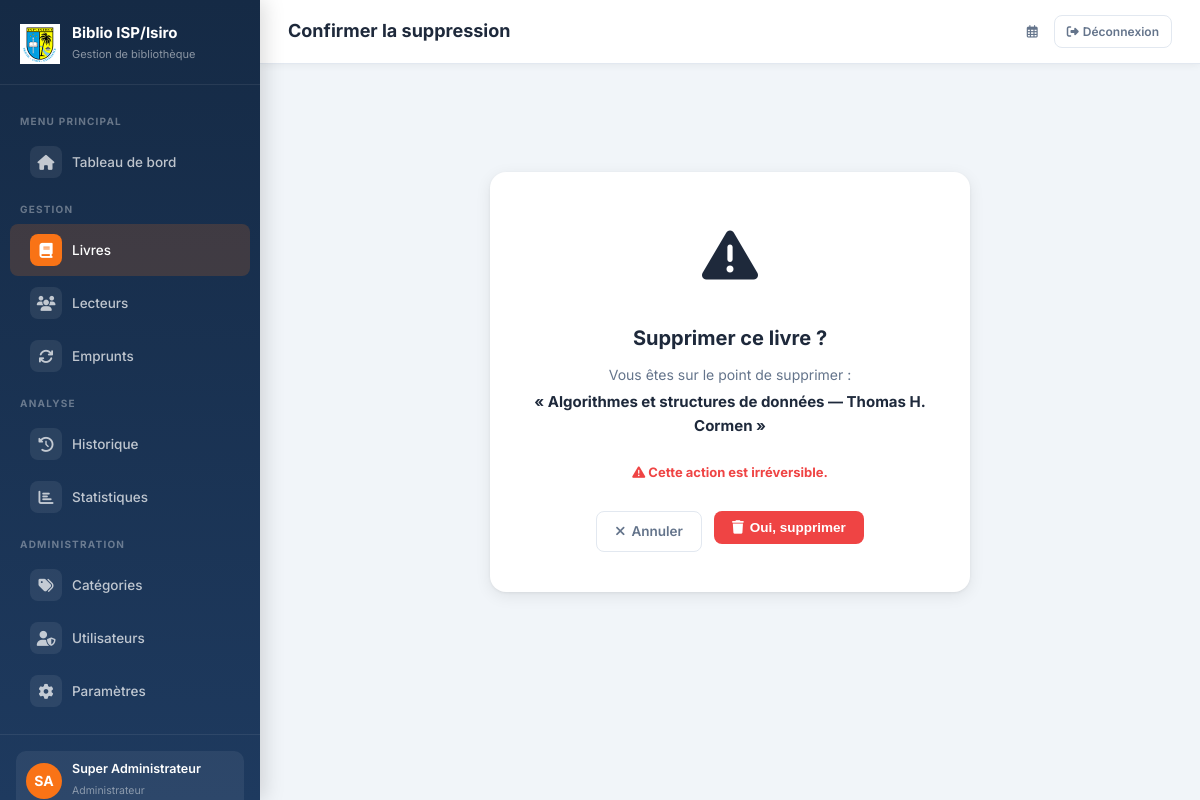
Page /livres/2/supprimer/ (signed in) on the committed database.
### bibliotheque/models.py (models this page shows, shortened)
class Utilisateur(AbstractUser):
    ROLE_CHOICES = [
        ('admin', 'Administrateur'),
        ('gestionnaire', 'Gestionnaire'),
    ]
    role = models.CharField(max_length=20, choices=ROLE_CHOICES, default='gestionnaire')
    telephone = models.CharField(max_length=20, blank=True)
    def est_admin(self):
        return self.role == 'admin'
    class Meta:
        verbose_name = 'Utilisateur'
        verbose_name_plural = 'Utilisateurs'

class Livre(models.Model):
    titre = models.CharField(max_length=200)
    auteur = models.CharField(max_length=200)
    categorie = models.ForeignKey(Categorie, on_delete=models.SET_NULL, null=True, blank=True, related_name='livres')
    isbn = models.CharField(max_length=20, blank=True)
    annee_publication = models.IntegerField(null=True, blank=True)
    editeur = models.CharField(max_length=150, blank=True)
    quantite_totale = models.PositiveIntegerField(default=1)
    quantite_disponible = models.PositiveIntegerField(default=1)
    description = models.TextField(blank=True)
    date_ajout = models.DateTimeField(auto_now_add=True)
    def __str__(self):
        return f"{self.titre} — {self.auteur}"
    class Meta:
        verbose_name = 'Livre'
        verbose_name_plural = 'Livres'
        ordering = ['titre']

### bibliotheque/views.py (the view)
# urls.py: path('livres/<int:pk>/supprimer/', views.supprimer_livre, name='supprimer_livre'),
@admin_required
def supprimer_livre(request, pk):
    livre = get_object_or_404(Livre, pk=pk)
    if request.method == 'POST':
        livre.delete()
        messages.success(request, "Livre supprimé.")
        return redirect('bibliotheque:liste_livres')
    return render(request, 'bibliotheque/confirm_delete.html', {'objet': livre, 'type': 'livre'})

### bibliotheque/templates/bibliotheque/confirm_delete.html (shortened to what this page needs)
{% extends 'bibliotheque/base.html' %}
{% block page_title %}Confirmer la suppression{% endblock %}
{% block content %}
<div class="confirm-card">
  <div class="big-icon"><i class="fas fa-exclamation-triangle"></i></div>
  <h2>Supprimer ce {{ type }} ?</h2>
  <p style="color:var(--text-muted);margin-bottom:4px;font-size:14px;">
    Vous êtes sur le point de supprimer :
  </p>
  <p style="font-weight:700;font-size:15px;color:var(--text);margin-bottom:24px;">
    « {{ objet }} »
  </p>
  <p style="color:var(--danger);font-size:13px;margin-bottom:28px;">
    <strong><i class="fas fa-exclamation-triangle"></i> Cette action est irréversible.</strong>
  </p>
  <div style="display:flex;gap:12px;justify-content:center;">
    <a href="javascript:history.back()" class="btn btn-outline">
      <i class="fas fa-times"></i> Annuler
    </a>
    <form method="post">
      <button type="submit" class="btn btn-danger">
        <i class="fas fa-trash"></i> Oui, supprimer
      </button>
    </form>
  </div>
</div>
{% endblock %}

### bibliotheque/templates/bibliotheque/base.html (shortened to what this page needs)
{% load static %}
<!DOCTYPE html>
<html lang="fr">
<head>
  <link rel="stylesheet" href="{% static 'bibliotheque/css/style.css' %}"/>
  <link rel="stylesheet" href="https://cdnjs.cloudflare.com/ajax/libs/font-awesome/6.5.0/css/all.min.css"/>
</head>
<body>
<aside class="sidebar" id="sidebar">
  <div class="sidebar-brand">
    <div class="brand-icon">
      <img src="{% static 'bibliotheque/img/logo_isp.png' %}" alt="ISP" style="max-width: 40px; height: auto;">
    </div>
    <div class="brand-text">
      <h2>Biblio ISP/Isiro</h2>
      <small>Gestion de bibliothèque</small>
    </div>
  </div>
  <ul class="sidebar-nav">
    <li class="nav-section-label">MENU PRINCIPAL</li>
    <li>
      <a href="{% url 'bibliotheque:tableau_bord' %}" {% if request.resolver_match.url_name == 'tableau_bord' %}class="active"{% endif %}>
        <span class="nav-icon"><i class="fas fa-home"></i></span> Tableau de bord
      </a>
    </li>
    <li class="nav-section-label">GESTION</li>
    <li>
      <a href="{% url 'bibliotheque:liste_livres' %}" {% if 'livre' in request.resolver_match.url_name %}class="active"{% endif %}>
        <span class="nav-icon"><i class="fas fa-book"></i></span> Livres
      </a>
    </li>
    <li>
      <a href="{% url 'bibliotheque:liste_lecteurs' %}" {% if 'lecteur' in request.resolver_match.url_name %}class="active"{% endif %}>
        <span class="nav-icon"><i class="fas fa-users"></i></span> Lecteurs
      </a>
    </li>
    <li>
      <a href="{% url 'bibliotheque:liste_emprunts' %}" {% if 'emprunt' in request.resolver_match.url_name or request.resolver_match.url_name == 'retour_livre' %}class="active"{% endif %}>
        <span class="nav-icon"><i class="fas fa-sync"></i></span> Emprunts
      </a>
    </li>
    <li class="nav-section-label">ANALYSE</li>
    <li>
      <a href="{% url 'bibliotheque:historique' %}" {% if request.resolver_match.url_name == 'historique' %}class="active"{% endif %}>
        <span class="nav-icon"><i class="fas fa-history"></i></span> Historique
      </a>
    </li>
    <li>
      <a href="{% url 'bibliotheque:statistiques' %}" {% if request.resolver_match.url_name == 'statistiques' %}class="active"{% endif %}>
        <span class="nav-icon"><i class="fas fa-chart-bar"></i></span> Statistiques
      </a>
    </li>
    {% if request.user.est_admin %}
    <li class="nav-section-label">ADMINISTRATION</li>
    <li>
      <a href="{% url 'bibliotheque:liste_categories' %}" {% if 'categorie' in request.resolver_match.url_name %}class="active"{% endif %}>
        <span class="nav-icon"><i class="fas fa-tags"></i></span> Catégories
      </a>
    </li>
    <li>
      <a href="{% url 'bibliotheque:liste_gestionnaires' %}" {% if 'gestionnaire' in request.resolver_match.url_name %}class="active"{% endif %}>
        <span class="nav-icon"><i class="fas fa-user-shield"></i></span> Utilisateurs
      </a>
    </li>
    <li>
      <a href="{% url 'bibliotheque:parametres' %}" {% if request.resolver_match.url_name == 'parametres' %}class="active"{% endif %}>
        <span class="nav-icon"><i class="fas fa-cog"></i></span> Paramètres
      </a>
    </li>
    {% endif %}
  </ul>
  <div class="sidebar-footer">
    <div class="sidebar-user">
      <div class="user-avatar">{{ request.user.first_name|first|upper }}{{ request.user.last_name|first|upper }}</div>
      <div class="user-info">
        <p>{{ request.user.get_full_name|default:request.user.username }}</p>
        <small>{{ request.user.get_role_display }}</small>
      </div>
    </div>
  </div>
</aside>
<div class="main-wrapper">
  <header class="topbar">
    <div class="topbar-left">
      <div>
        <div class="topbar-title">{% block page_title %}Dashboard{% endblock %}</div>
      </div>
    </div>
    <div class="topbar-right">
      <span class="topbar-date"><i class="far fa-calendar-alt"></i> {{ today|date:"d M Y" }}</span>
      <a href="{% url 'bibliotheque:deconnexion' %}" class="btn btn-outline btn-sm">
        <i class="fas fa-sign-out-alt"></i> Déconnexion
      </a>
    </div>
  </header>
  <main class="content">
    {% block content %}{% endblock %}
  </main>
</div>
</body>
</html>

### bibliotheque/static/bibliotheque/css/style.css (style rules this page uses)
:root { --primary: #1e3a5f; --primary-light: #2a5187; --primary-dark: #152a45; --accent: #f97316; --accent-light: #fb923c; --accent-dark: #ea6c0a; --success: #22c55e; --danger: #ef4444; --warning: #f59e0b; --info: #3b82f6; --bg: #f1f5f9; --sidebar-w: 260px; --white: #ffffff; --text: #1e293b; --text-muted: #64748b; --border: #e2e8f0; --card-shadow: 0 1px 3px rgba(0,0,0,.06), 0 4px 16px rgba(0,0,0,.08); --transition: all .22s ease; }
*, *::before, *::after { box-sizing: border-box; margin: 0; padding: 0; }
body { font-family: 'Inter', sans-serif; background: var(--bg); color: var(--text); font-size: 14px; line-height: 1.6; }
.sidebar { position: fixed; top: 0; left: 0; width: var(--sidebar-w); height: 100vh; background: linear-gradient(180deg, var(--primary-dark) 0%, var(--primary) 100%); display: flex; flex-direction: column; z-index: 1000; box-shadow: 4px 0 20px rgba(0,0,0,.15); transition: var(--transition); overflow-y: auto; overflow-x: hidden; }
.sidebar-brand { padding: 24px 20px 20px; border-bottom: 1px solid rgba(255,255,255,.08); display: flex; align-items: center; gap: 12px; }
.sidebar-brand .brand-icon { width: 40px; height: 40px; background: var(--accent); border-radius: 10px; display: flex; align-items: center; justify-content: center; font-size: 18px; flex-shrink: 0; }
.sidebar-brand .brand-text h2 { color: var(--white); font-size: 15px; font-weight: 700; line-height: 1.2; }
.sidebar-brand .brand-text small { color: rgba(255,255,255,.5); font-size: 11px; }
.sidebar-nav { flex: 1; padding: 16px 0; list-style: none; }
.nav-section-label { color: rgba(255,255,255,.35); font-size: 10px; font-weight: 700; text-transform: uppercase; letter-spacing: 1.2px; padding: 12px 20px 6px; }
.sidebar-nav a { display: flex; align-items: center; gap: 10px; padding: 10px 20px; color: rgba(255,255,255,.72); text-decoration: none; font-size: 13.5px; font-weight: 500; border-radius: 0; transition: var(--transition); margin: 1px 10px; border-radius: 8px; position: relative; }
.sidebar-nav a .nav-icon { width: 32px; height: 32px; background: rgba(255,255,255,.08); border-radius: 8px; display: flex; align-items: center; justify-content: center; font-size: 15px; flex-shrink: 0; transition: var(--transition); }
.sidebar-nav a.active { color: var(--white); background: rgba(249,115,22,.18); }
.sidebar-nav a.active .nav-icon { background: var(--accent); }
.sidebar-footer { padding: 16px; border-top: 1px solid rgba(255,255,255,.08); }
.sidebar-user { display: flex; align-items: center; gap: 10px; padding: 10px; border-radius: 10px; background: rgba(255,255,255,.07); }
.user-avatar { width: 36px; height: 36px; background: var(--accent); border-radius: 50%; display: flex; align-items: center; justify-content: center; color: white; font-weight: 700; font-size: 14px; flex-shrink: 0; }
.user-info p { color: var(--white); font-size: 12.5px; font-weight: 600; line-height: 1.3; }
.user-info small { color: rgba(255,255,255,.45); font-size: 10.5px; }
.main-wrapper { margin-left: var(--sidebar-w); min-height: 100vh; display: flex; flex-direction: column; transition: var(--transition); }
.topbar { background: var(--white); border-bottom: 1px solid var(--border); padding: 0 28px; height: 64px; display: flex; align-items: center; justify-content: space-between; position: sticky; top: 0; z-index: 100; box-shadow: 0 1px 8px rgba(0,0,0,.06); }
.topbar-left { display: flex; align-items: center; gap: 12px; }
.topbar-title { font-size: 18px; font-weight: 700; color: var(--text); }
.topbar-right { display: flex; align-items: center; gap: 16px; }
.topbar-date { color: var(--text-muted); font-size: 12.5px; }
.content { flex: 1; padding: 28px; }
.btn { display: inline-flex; align-items: center; gap: 6px; padding: 9px 18px; border-radius: 8px; font-size: 13.5px; font-weight: 600; cursor: pointer; border: none; text-decoration: none; transition: var(--transition); white-space: nowrap; }
.btn-danger { background: var(--danger); color: white; }
.btn-outline { background: transparent; color: var(--text-muted); border: 1.5px solid var(--border); }
.btn-sm { padding: 6px 12px; font-size: 12px; gap: 4px; }
.confirm-card { max-width: 480px; margin: 80px auto; text-align: center; background: var(--white); border-radius: 16px; padding: 40px; box-shadow: var(--card-shadow); }
.confirm-card .big-icon { font-size: 56px; margin-bottom: 20px; }
.confirm-card h2 { font-size: 20px; font-weight: 700; margin-bottom: 10px; color: var(--text); }

### rows in the picture
Utilisateur: user.first_name|first "S", user.last_name|first "A", user.get_full_name "Super Administrateur", user.role "Administrateur"
Livre: titre+auteur "Algorithmes et structures de données — Thomas H. Cormen"

### other values in the picture
{{ type }} "livre"
